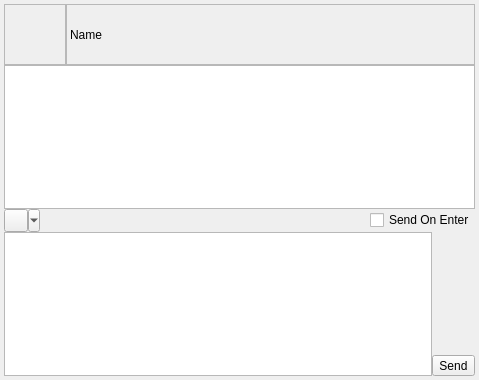
<?xml version="1.0" encoding="UTF-8"?>
<ui version="4.0">
 <class>DialogPrivateMessage</class>
 <widget class="QDialog" name="DialogPrivateMessage">
  <property name="geometry">
   <rect>
    <x>0</x>
    <y>0</y>
    <width>479</width>
    <height>380</height>
   </rect>
  </property>
  <property name="windowTitle">
   <string>Message From ...</string>
  </property>
  <property name="windowIcon">
   <iconset resource="../Resource.qrc">
    <normaloff>:/Resource/Chat/Chat.png</normaloff>:/Resource/Chat/Chat.png</iconset>
  </property>
  <layout class="QGridLayout" name="gridLayout">
   <property name="margin">
    <number>4</number>
   </property>
   <property name="spacing">
    <number>0</number>
   </property>
   <item row="0" column="0">
    <widget class="QLabel" name="labelAvatar">
     <property name="minimumSize">
      <size>
       <width>62</width>
       <height>61</height>
      </size>
     </property>
     <property name="maximumSize">
      <size>
       <width>62</width>
       <height>61</height>
      </size>
     </property>
     <property name="frameShape">
      <enum>QFrame::StyledPanel</enum>
     </property>
     <property name="text">
      <string/>
     </property>
     <property name="pixmap">
      <pixmap resource="../Resource.qrc">:/Resource/Chat/DefaultAvatar.png</pixmap>
     </property>
     <property name="scaledContents">
      <bool>true</bool>
     </property>
     <property name="openExternalLinks">
      <bool>false</bool>
     </property>
    </widget>
   </item>
   <item row="0" column="1" colspan="3">
    <widget class="QLabel" name="labelName">
     <property name="frameShape">
      <enum>QFrame::StyledPanel</enum>
     </property>
     <property name="text">
      <string>Name</string>
     </property>
    </widget>
   </item>
   <item row="1" column="0" colspan="4">
    <widget class="QTextEdit" name="textEditMessages">
     <property name="readOnly">
      <bool>true</bool>
     </property>
    </widget>
   </item>
   <item row="2" column="0" colspan="4">
    <layout class="QHBoxLayout" name="horizontalLayout">
     <item>
      <widget class="QToolButton" name="toolButtonSmileys">
       <property name="text">
        <string/>
       </property>
       <property name="icon">
        <iconset resource="../Resource.qrc">
         <normaloff>:/Resource/Smileys/colonClosingparentheses.png</normaloff>:/Resource/Smileys/colonClosingparentheses.png</iconset>
       </property>
       <property name="popupMode">
        <enum>QToolButton::MenuButtonPopup</enum>
       </property>
       <property name="arrowType">
        <enum>Qt::NoArrow</enum>
       </property>
      </widget>
     </item>
     <item>
      <spacer name="horizontalSpacer">
       <property name="orientation">
        <enum>Qt::Horizontal</enum>
       </property>
       <property name="sizeHint" stdset="0">
        <size>
         <width>40</width>
         <height>20</height>
        </size>
       </property>
      </spacer>
     </item>
     <item>
      <widget class="QCheckBox" name="checkBoxSendOnEnter">
       <property name="text">
        <string>Send On Enter</string>
       </property>
      </widget>
     </item>
    </layout>
   </item>
   <item row="3" column="0" colspan="3">
    <widget class="QTextEdit" name="textEditMessageInput">
     <property name="sizePolicy">
      <sizepolicy hsizetype="Expanding" vsizetype="Expanding">
       <horstretch>1</horstretch>
       <verstretch>0</verstretch>
      </sizepolicy>
     </property>
    </widget>
   </item>
   <item row="3" column="3">
    <layout class="QVBoxLayout" name="verticalLayout">
     <item>
      <spacer name="verticalSpacer">
       <property name="orientation">
        <enum>Qt::Vertical</enum>
       </property>
       <property name="sizeHint" stdset="0">
        <size>
         <width>0</width>
         <height>40</height>
        </size>
       </property>
      </spacer>
     </item>
     <item>
      <widget class="QToolButton" name="toolButtonSend">
       <property name="sizePolicy">
        <sizepolicy hsizetype="Fixed" vsizetype="Fixed">
         <horstretch>0</horstretch>
         <verstretch>0</verstretch>
        </sizepolicy>
       </property>
       <property name="text">
        <string>Send</string>
       </property>
       <property name="icon">
        <iconset resource="../Resource.qrc">
         <normaloff>:/Resource/Chat/Send.png</normaloff>:/Resource/Chat/Send.png</iconset>
       </property>
       <property name="toolButtonStyle">
        <enum>Qt::ToolButtonTextBesideIcon</enum>
       </property>
      </widget>
     </item>
    </layout>
   </item>
  </layout>
 </widget>
 <resources>
  <include location="../Resource.qrc"/>
 </resources>
 <connections/>
</ui>
